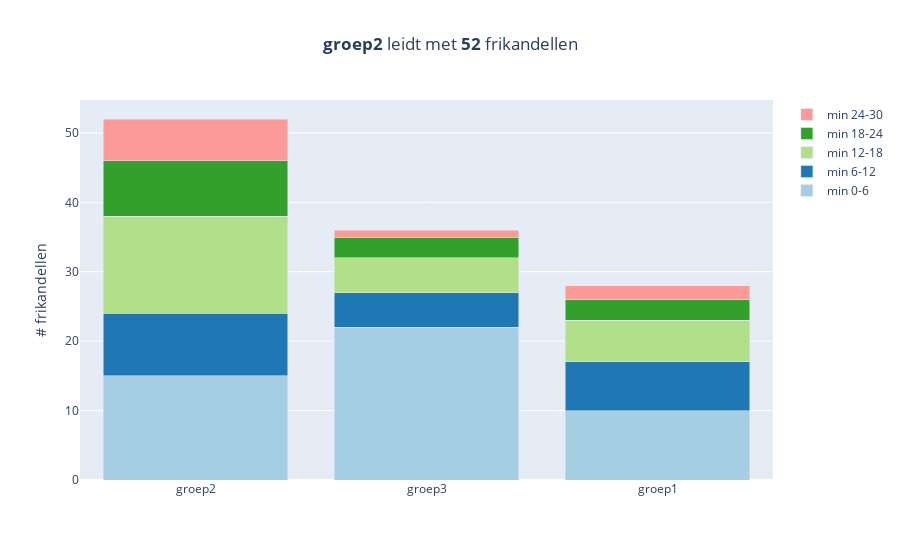

This figure's notebook cell:
### Code cell
import plotly.graph_objects as go

fig = go.Figure()


colors =  ["#a6cee3","#1f78b4","#b2df8a","#33a02c","#fb9a99","#e31a1c","#fdbf6f","#ff7f00",
          "#cab2d6","#6a3d9a","#ffff99","#b15928", "#7fc97f","#beaed4","#fdc086","#ffff99",
          "#386cb0","#f0027f","#bf5b17","#666666"]

for i, c in enumerate(['min 0-6', 'min 6-12', 'min 12-18', 'min 18-24', 'min 24-30']):
    fig.add_trace(
        go.Bar(x=df.index.values.tolist(), 
        y=df[c].values.tolist(),
        marker_color=colors[i],
        name=c)
    )

fig.update_layout(barmode='stack', title=f'<b>{df.index[0]}</b> leidt met <b>{df["totaal_frikandellen"][0]}</b> frikandellen', title_x=0.5)
fig.update_yaxes(title='# frikandellen')
fig.show()

### Figure 1 — Plotly figure (JSON) as saved in the notebook; plotly's stock layout.template omitted (floating-point values rounded to 4 significant figures)
{"data": [{"marker": {"color": "#a6cee3"}, "name": "min 0-6", "type": "bar", "x": ["groep2", "groep3", "groep1"], "y": [15, 22, 10]}, {"marker": {"color": "#1f78b4"}, "name": "min 6-12", "type": "bar", "x": ["groep2", "groep3", "groep1"], "y": [9, 5, 7]}, {"marker": {"color": "#b2df8a"}, "name": "min 12-18", "type": "bar", "x": ["groep2", "groep3", "groep1"], "y": [14, 5, 6]}, {"marker": {"color": "#33a02c"}, "name": "min 18-24", "type": "bar", "x": ["groep2", "groep3", "groep1"], "y": [8, 3, 3]}, {"marker": {"color": "#fb9a99"}, "name": "min 24-30", "type": "bar", "x": ["groep2", "groep3", "groep1"], "y": [6, 1, 2]}], "layout": {"barmode": "stack", "title": {"text": "<b>groep2</b> leidt met <b>52</b> frikandellen", "x": 0.5}, "yaxis": {"title": {"text": "# frikandellen"}}}}
